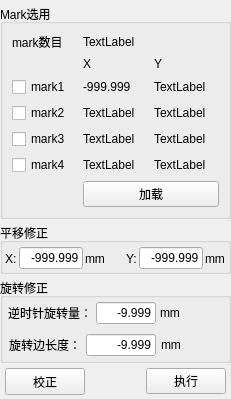
       <widget class="QWidget" name="tab_3">
        <attribute name="title">
         <string>定位</string>
        </attribute>
        <layout class="QVBoxLayout" name="verticalLayout_9">
         <property name="spacing">
          <number>4</number>
         </property>
         <property name="leftMargin">
          <number>0</number>
         </property>
         <property name="topMargin">
          <number>4</number>
         </property>
         <property name="rightMargin">
          <number>0</number>
         </property>
         <property name="bottomMargin">
          <number>4</number>
         </property>
         <item>
          <widget class="QGroupBox" name="groupBox_4">
           <property name="minimumSize">
            <size>
             <width>231</width>
             <height>89</height>
            </size>
           </property>
           <property name="title">
            <string>Mark选用</string>
           </property>
           <layout class="QGridLayout" name="gridLayout_4">
            <item row="0" column="0">
             <widget class="QLabel" name="label_50">
              <property name="text">
               <string>mark数目</string>
              </property>
             </widget>
            </item>
            <item row="0" column="1">
             <widget class="QLabel" name="lb_markNum">
              <property name="text">
               <string>TextLabel</string>
              </property>
             </widget>
            </item>
            <item row="1" column="1">
             <widget class="QLabel" name="label_33">
              <property name="text">
               <string>X</string>
              </property>
             </widget>
            </item>
            <item row="1" column="2">
             <widget class="QLabel" name="label_49">
              <property name="text">
               <string>Y</string>
              </property>
             </widget>
            </item>
            <item row="2" column="0">
             <widget class="QCheckBox" name="cb_point0">
              <property name="statusTip">
               <string/>
              </property>
              <property name="text">
               <string>mark1</string>
              </property>
             </widget>
            </item>
            <item row="2" column="1">
             <widget class="QLabel" name="lb_mx0">
              <property name="text">
               <string>-999.999</string>
              </property>
             </widget>
            </item>
            <item row="2" column="2">
             <widget class="QLabel" name="lb_my0">
              <property name="text">
               <string>TextLabel</string>
              </property>
             </widget>
            </item>
            <item row="3" column="0">
             <widget class="QCheckBox" name="cb_point1">
              <property name="text">
               <string>mark2</string>
              </property>
             </widget>
            </item>
            <item row="3" column="1">
             <widget class="QLabel" name="lb_mx1">
              <property name="text">
               <string>TextLabel</string>
              </property>
             </widget>
            </item>
            <item row="3" column="2">
             <widget class="QLabel" name="lb_my1">
              <property name="text">
               <string>TextLabel</string>
              </property>
             </widget>
            </item>
            <item row="4" column="0">
             <widget class="QCheckBox" name="cb_point2">
              <property name="text">
               <string>mark3</string>
              </property>
             </widget>
            </item>
            <item row="4" column="1">
             <widget class="QLabel" name="lb_mx2">
              <property name="text">
               <string>TextLabel</string>
              </property>
             </widget>
            </item>
            <item row="4" column="2">
             <widget class="QLabel" name="lb_my2">
              <property name="text">
               <string>TextLabel</string>
              </property>
             </widget>
            </item>
            <item row="5" column="0">
             <widget class="QCheckBox" name="cb_point3">
              <property name="text">
               <string>mark4</string>
              </property>
             </widget>
            </item>
            <item row="5" column="1">
             <widget class="QLabel" name="lb_mx3">
              <property name="text">
               <string>TextLabel</string>
              </property>
             </widget>
            </item>
            <item row="5" column="2">
             <widget class="QLabel" name="lb_my3">
              <property name="text">
               <string>TextLabel</string>
              </property>
             </widget>
            </item>
            <item row="6" column="1" colspan="2">
             <widget class="QPushButton" name="bt_loadMark">
              <property name="text">
               <string>加载</string>
              </property>
             </widget>
            </item>
           </layout>
          </widget>
         </item>
         <item>
          <widget class="QGroupBox" name="groupBox_7">
           <property name="minimumSize">
            <size>
             <width>0</width>
             <height>51</height>
            </size>
           </property>
           <property name="title">
            <string>平移修正</string>
           </property>
           <widget class="QWidget" name="layoutWidget_7">
            <property name="geometry">
             <rect>
              <x>5</x>
              <y>21</y>
              <width>220</width>
              <height>29</height>
             </rect>
            </property>
            <layout class="QHBoxLayout" name="horizontalLayout_14">
             <property name="spacing">
              <number>2</number>
             </property>
             <item>
              <widget class="QLabel" name="label_17">
               <property name="sizePolicy">
                <sizepolicy hsizetype="Fixed" vsizetype="Preferred">
                 <horstretch>0</horstretch>
                 <verstretch>0</verstretch>
                </sizepolicy>
               </property>
               <property name="text">
                <string>X:</string>
               </property>
              </widget>
             </item>
             <item>
              <widget class="QLineEdit" name="le_offsetX">
               <property name="sizePolicy">
                <sizepolicy hsizetype="Preferred" vsizetype="Fixed">
                 <horstretch>0</horstretch>
                 <verstretch>0</verstretch>
                </sizepolicy>
               </property>
               <property name="maximumSize">
                <size>
                 <width>64</width>
                 <height>16777215</height>
                </size>
               </property>
               <property name="text">
                <string>-999.999</string>
               </property>
               <property name="alignment">
                <set>Qt::AlignRight|Qt::AlignTrailing|Qt::AlignVCenter</set>
               </property>
              </widget>
             </item>
             <item>
              <widget class="QLabel" name="label_18">
               <property name="sizePolicy">
                <sizepolicy hsizetype="Fixed" vsizetype="Preferred">
                 <horstretch>0</horstretch>
                 <verstretch>0</verstretch>
                </sizepolicy>
               </property>
               <property name="text">
                <string>mm</string>
               </property>
              </widget>
             </item>
             <item>
              <spacer name="horizontalSpacer_7">
               <property name="orientation">
                <enum>Qt::Horizontal</enum>
               </property>
               <property name="sizeHint" stdset="0">
                <size>
                 <width>10</width>
                 <height>20</height>
                </size>
               </property>
              </spacer>
             </item>
             <item>
              <widget class="QLabel" name="label_19">
               <property name="sizePolicy">
                <sizepolicy hsizetype="Fixed" vsizetype="Preferred">
                 <horstretch>0</horstretch>
                 <verstretch>0</verstretch>
                </sizepolicy>
               </property>
               <property name="text">
                <string>Y:</string>
               </property>
              </widget>
             </item>
             <item>
              <widget class="QLineEdit" name="le_offsetY">
               <property name="sizePolicy">
                <sizepolicy hsizetype="Preferred" vsizetype="Fixed">
                 <horstretch>0</horstretch>
                 <verstretch>0</verstretch>
                </sizepolicy>
               </property>
               <property name="maximumSize">
                <size>
                 <width>64</width>
                 <height>16777215</height>
                </size>
               </property>
               <property name="text">
                <string>-999.999</string>
               </property>
               <property name="alignment">
                <set>Qt::AlignRight|Qt::AlignTrailing|Qt::AlignVCenter</set>
               </property>
              </widget>
             </item>
             <item>
              <widget class="QLabel" name="label_20">
               <property name="sizePolicy">
                <sizepolicy hsizetype="Fixed" vsizetype="Preferred">
                 <horstretch>0</horstretch>
                 <verstretch>0</verstretch>
                </sizepolicy>
               </property>
               <property name="text">
                <string>mm</string>
               </property>
              </widget>
             </item>
            </layout>
           </widget>
          </widget>
         </item>
         <item>
          <widget class="QGroupBox" name="groupBox_8">
           <property name="minimumSize">
            <size>
             <width>0</width>
             <height>85</height>
            </size>
           </property>
           <property name="title">
            <string>旋转修正</string>
           </property>
           <widget class="QWidget" name="layoutWidget">
            <property name="geometry">
             <rect>
              <x>6</x>
              <y>20</y>
              <width>179</width>
              <height>62</height>
             </rect>
            </property>
            <layout class="QVBoxLayout" name="verticalLayout_21">
             <property name="spacing">
              <number>2</number>
             </property>
             <item>
              <layout class="QHBoxLayout" name="horizontalLayout_15">
               <property name="spacing">
                <number>2</number>
               </property>
               <item>
                <widget class="QLabel" name="label_21">
                 <property name="sizePolicy">
                  <sizepolicy hsizetype="Fixed" vsizetype="Preferred">
                   <horstretch>0</horstretch>
                   <verstretch>0</verstretch>
                  </sizepolicy>
                 </property>
                 <property name="text">
                  <string>逆时针旋转量：</string>
                 </property>
                </widget>
               </item>
               <item>
                <widget class="QLineEdit" name="le_rotateOffset">
                 <property name="sizePolicy">
                  <sizepolicy hsizetype="Preferred" vsizetype="Fixed">
                   <horstretch>0</horstretch>
                   <verstretch>0</verstretch>
                  </sizepolicy>
                 </property>
                 <property name="maximumSize">
                  <size>
                   <width>60</width>
                   <height>16777215</height>
                  </size>
                 </property>
                 <property name="text">
                  <string>-9.999</string>
                 </property>
                 <property name="alignment">
                  <set>Qt::AlignRight|Qt::AlignTrailing|Qt::AlignVCenter</set>
                 </property>
                </widget>
               </item>
               <item>
                <widget class="QLabel" name="label_24">
                 <property name="sizePolicy">
                  <sizepolicy hsizetype="Fixed" vsizetype="Preferred">
                   <horstretch>0</horstretch>
                   <verstretch>0</verstretch>
                  </sizepolicy>
                 </property>
                 <property name="text">
                  <string>mm</string>
                 </property>
                </widget>
               </item>
              </layout>
             </item>
             <item>
              <layout class="QHBoxLayout" name="horizontalLayout_17">
               <property name="spacing">
                <number>2</number>
               </property>
               <item>
                <widget class="QLabel" name="label_23">
                 <property name="sizePolicy">
                  <sizepolicy hsizetype="Fixed" vsizetype="Preferred">
                   <horstretch>0</horstretch>
                   <verstretch>0</verstretch>
                  </sizepolicy>
                 </property>
                 <property name="text">
                  <string>旋转边长度：</string>
                 </property>
                </widget>
               </item>
               <item>
                <widget class="QLineEdit" name="le_rotateLength">
                 <property name="sizePolicy">
                  <sizepolicy hsizetype="Preferred" vsizetype="Fixed">
                   <horstretch>0</horstretch>
                   <verstretch>0</verstretch>
                  </sizepolicy>
                 </property>
                 <property name="maximumSize">
                  <size>
                   <width>70</width>
                   <height>16777215</height>
                  </size>
                 </property>
                 <property name="text">
                  <string>-9.999</string>
                 </property>
                 <property name="alignment">
                  <set>Qt::AlignRight|Qt::AlignTrailing|Qt::AlignVCenter</set>
                 </property>
                </widget>
               </item>
               <item>
                <widget class="QLabel" name="label_26">
                 <property name="sizePolicy">
                  <sizepolicy hsizetype="Fixed" vsizetype="Preferred">
                   <horstretch>0</horstretch>
                   <verstretch>0</verstretch>
                  </sizepolicy>
                 </property>
                 <property name="text">
                  <string>mm</string>
                 </property>
                </widget>
               </item>
              </layout>
             </item>
            </layout>
           </widget>
          </widget>
         </item>
         <item>
          <spacer name="verticalSpacer">
           <property name="orientation">
            <enum>Qt::Vertical</enum>
           </property>
           <property name="sizeHint" stdset="0">
            <size>
             <width>20</width>
             <height>1</height>
            </size>
           </property>
          </spacer>
         </item>
         <item>
          <layout class="QHBoxLayout" name="horizontalLayout_26">
           <property name="leftMargin">
            <number>5</number>
           </property>
           <property name="rightMargin">
            <number>5</number>
           </property>
           <item>
            <widget class="QPushButton" name="bt_showAdjustInf">
             <property name="minimumSize">
              <size>
               <width>0</width>
               <height>27</height>
              </size>
             </property>
             <property name="maximumSize">
              <size>
               <width>16777215</width>
               <height>16777215</height>
              </size>
             </property>
             <property name="toolTip">
              <string>打开校正界面调试,
仅供调试人员使用</string>
             </property>
             <property name="text">
              <string>校正</string>
             </property>
            </widget>
           </item>
           <item>
            <spacer name="horizontalSpacer_10">
             <property name="orientation">
              <enum>Qt::Horizontal</enum>
             </property>
             <property name="sizeHint" stdset="0">
              <size>
               <width>40</width>
               <height>20</height>
              </size>
             </property>
            </spacer>
           </item>
           <item>
            <widget class="QPushButton" name="bt_setPositionParam">
             <property name="maximumSize">
              <size>
               <width>16777215</width>
               <height>16777215</height>
              </size>
             </property>
             <property name="toolTip">
              <string>使以上参数设置生效</string>
             </property>
             <property name="text">
              <string>执行</string>
             </property>
            </widget>
           </item>
          </layout>
         </item>
        </layout>
       </widget>
